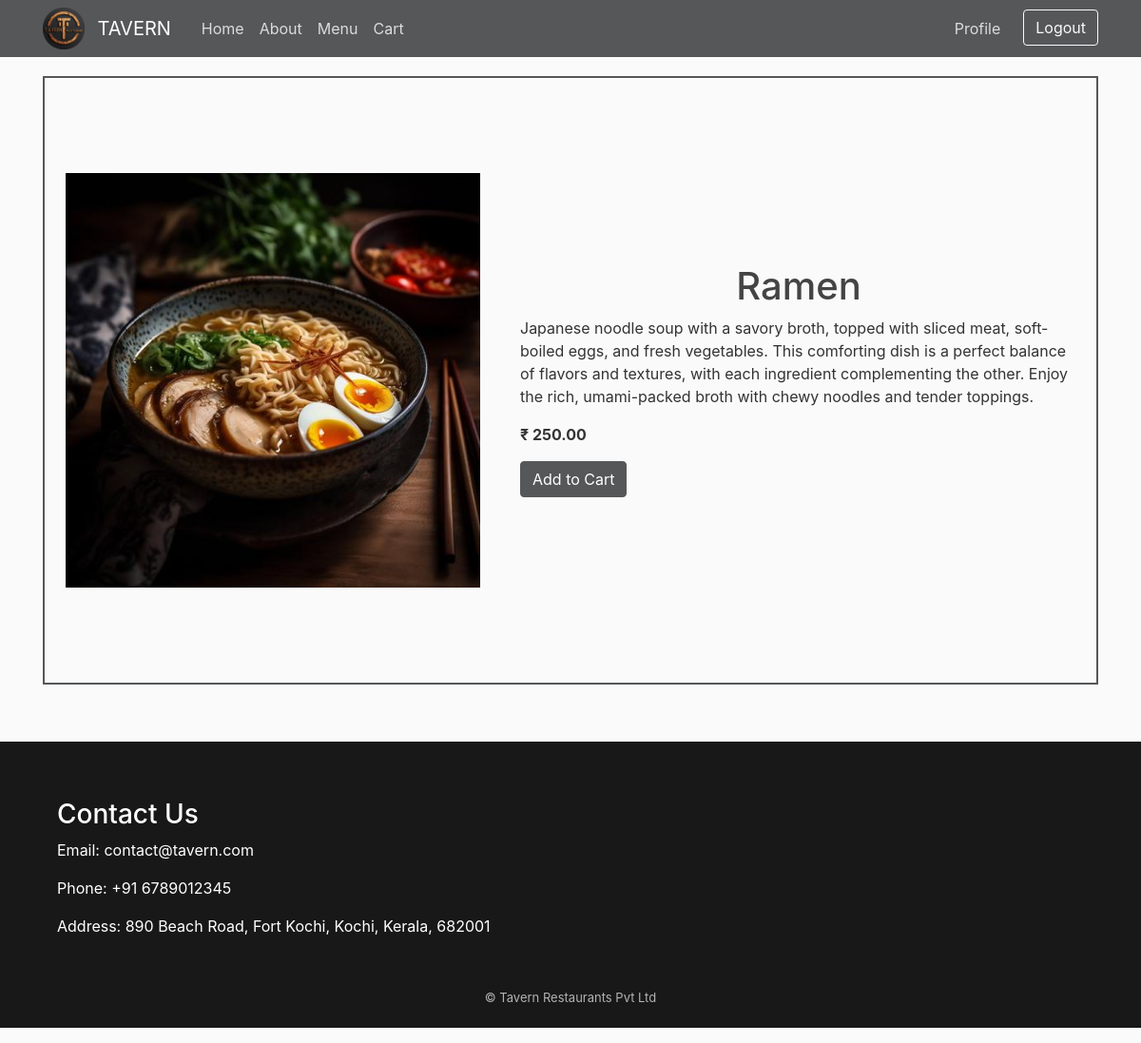
Page /menu/15 (signed in) on the committed database.
### menu/models.py (models this page shows, shortened)
class Menu(models.Model):
    title = models.CharField(max_length=100)
    content = models.TextField()
    date_posted = models.DateTimeField(default=timezone.now)
    price = models.DecimalField(max_digits=10, decimal_places=2)
    image = models.ImageField(default="menu/default.jpg", upload_to="menu")

### menu/views.py (the view)
# urls.py: path('menu/<int:pk>', MenuDetailView.as_view(), name='menu-detail'),
class MenuDetailView(LoginRequiredMixin, DetailView):
    model = Menu
    template_name = "menu/menu_detail.html"
    context_object_name = "menu"

### menu/templates/menu/menu_detail.html (shortened to what this page needs)
{% extends "menu/base.html" %} {% load static %} {% block head %}
<link rel="stylesheet" href="{% static 'menu/menu-detail.css' %}" />
{% endblock head%} {% block content %}
<div class="mditem">
  <img src="{{ menu.image.url }}" class="mdimage" alt="{{ menu.title }}" />
  <div class="card-body">
    <h1 class="mdtitle">{{ menu.title }}</h1>
    <p class="desc">{{ menu.content }}</p>
    <p class="price"><strong>₹ {{ menu.price }}</strong></p>
    <a href="{% url 'add-to-cart' menu.pk %}" class="btn btn-primary"
      >Add to Cart</a
    >
  </div>
</div>
{% endblock content %}

### menu/static/menu/main.css (style rules this page uses)
body { background: #fafafa; color: #333333; margin-top: 5rem; }
h1, h2, h3, h4, h5, h6 { color: #444444; }
.btn-primary { background-color: #555759; border-color: #555759; }

### menu/static/menu/menu-detail.css (style rules this page uses)
.mditem { display: flex; justify-content: center; align-items: center; border: 2px solid #555759; height: 80vh; }
.mdimage { padding: 2%; border-radius: 3%; width: 40vw; }
.mdtitle { text-align: center; font-weight: 500; }

### rows in the picture
Menu: image (picture), title "Ramen", content "Japanese noodle soup with a savory broth, topped with sliced meat, soft-boiled eggs, and fresh vegetables. This comforting dish is a perfect balance of flavors and textures, with each ingredient complementing the other. Enjoy the rich, umami-packed broth with chewy noodles and tender toppings.", price "250.00"
